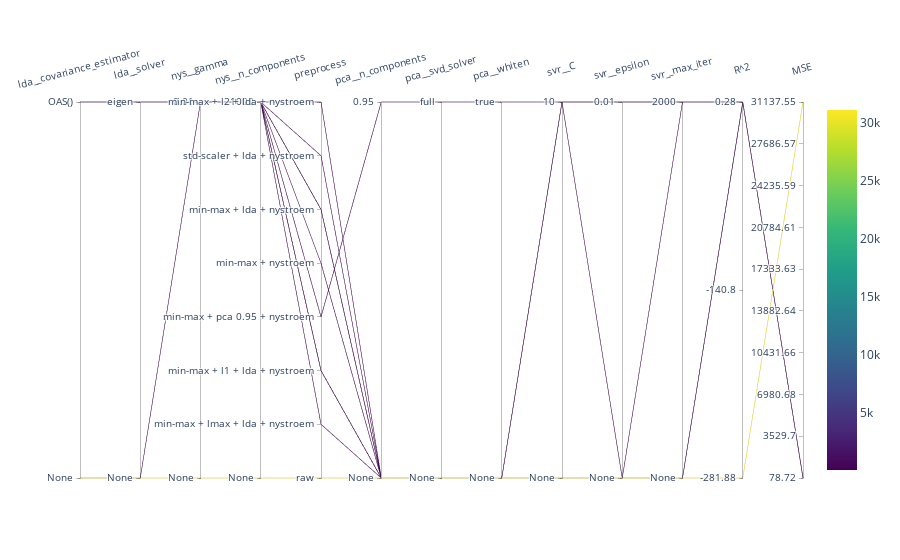

The cell this chart's notebook holds for it:
### Code cell
save_display_results(
    name_estimator,
    best_preprocessor,
    best_estimator,
    best_predictions,
)

### Figure 1 — Plotly figure (JSON) as saved in the notebook; plotly's stock layout.template omitted (floating-point values rounded to 4 significant figures)
{"data": [{"dimensions": [{"label": "lda__covariance_estimator", "ticktext": ["None", "OAS()"], "tickvals": [0, 1], "values": [0, 1, 1, 0, 1, 1, 1, 1, 1, 1, 1]}, {"label": "lda__solver", "ticktext": ["None", "eigen"], "tickvals": [0, 1], "values": [0, 1, 1, 0, 1, 1, 1, 1, 1, 1, 1]}, {"label": "nys__gamma", "ticktext": ["None", 0.01], "tickvals": [0, 1], "values": [0, 1, 1, 1, 1, 1, 1, 1, 1, 1, 1]}, {"label": "nys__n_components", "ticktext": ["None", 1000], "tickvals": [0, 1], "values": [0, 1, 1, 1, 1, 1, 1, 1, 1, 1, 1]}, {"label": "preprocess", "ticktext": ["raw", "min-max + lmax + lda + nystroem", "min-max + l1 + lda + nystroem", "min-max + pca 0.95 + nystroem", "min-max + nystroem", "min-max + lda + nystroem", "std-scaler + lda + nystroem", "min-max + l2 + lda + nystroem"], "tickvals": [0, 1, 2, 3, 4, 5, 6, 7], "values": [0, 1, 2, 3, 4, 5, 6, 7, 2, 5, 2]}, {"label": "pca__n_components", "ticktext": ["None", 0.95], "tickvals": [0, 1], "values": [0, 0, 0, 1, 0, 0, 0, 0, 0, 0, 0]}, {"label": "pca__svd_solver", "ticktext": ["None", "full"], "tickvals": [0, 1], "values": [0, 0, 0, 1, 0, 0, 0, 0, 0, 0, 0]}, {"label": "pca__whiten", "ticktext": ["None", true], "tickvals": [0, 1], "values": [0, 0, 0, 1, 0, 0, 0, 0, 0, 0, 0]}, {"label": "svr__C", "ticktext": ["None", 10], "tickvals": [0, 1], "values": [0, 0, 0, 1, 0, 0, 0, 0, 1, 1, 1]}, {"label": "svr__epsilon", "ticktext": ["None", 0.01], "tickvals": [0, 1], "values": [0, 0, 0, 1, 0, 0, 0, 0, 1, 1, 0]}, {"label": "svr__max_iter", "ticktext": ["None", 2000], "tickvals": [0, 1], "values": [0, 0, 0, 1, 0, 0, 0, 0, 1, 1, 1]}, {"label": "R^2", "tickvals": [-281.9, -140.8, 0.28], "values": [-281.9, 0.28, 0.28, 0.28, 0.07, 0.28, 0.28, 0.28, 0.28, 0.28, 0.28]}, {"label": "MSE", "tickvals": [78.72, 3530.0, 6981.0, 10430.0, 13880.0, 17330.0, 20780.0, 24240.0, 27690.0, 31140.0], "values": [31140.0, 79.41, 79.29, 79.73, 102.3, 79.51, 79.64, 79.51, 78.72, 78.91, 78.96]}], "labelangle": -15, "line": {"color": [31140.0, 79.41, 79.29, 79.73, 102.3, 79.51, 79.64, 79.51, 78.72, 78.91, 78.96], "colorscale": [[0, "#440154"], [0.1111, "#482878"], [0.2222, "#3e4989"], [0.3333, "#31688e"], [0.4444, "#26828e"], [0.5556, "#1f9e89"], [0.6667, "#35b779"], [0.7778, "#6ece58"], [0.8889, "#b5de2b"], [1, "#fde725"]], "showscale": true}, "type": "parcoords"}], "layout": {}}
